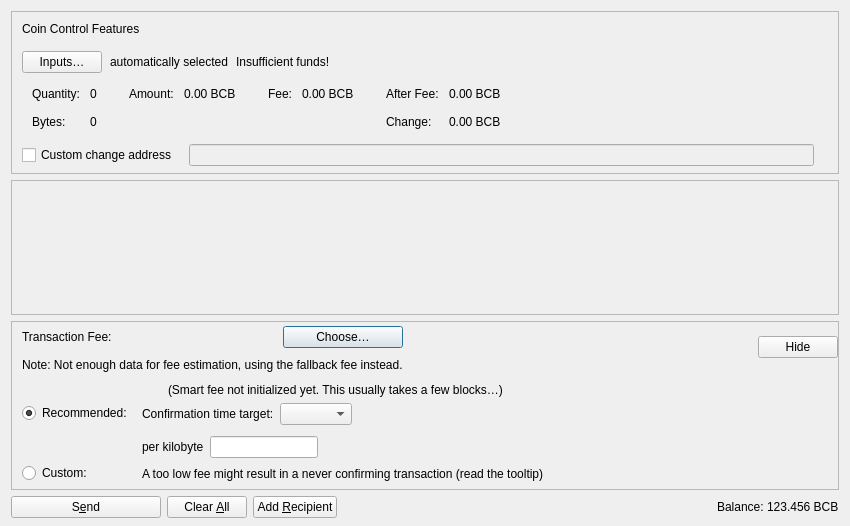
<?xml version="1.0" encoding="UTF-8"?>
<ui version="4.0">
 <class>SendCoinsDialog</class>
 <widget class="QDialog" name="SendCoinsDialog">
  <property name="geometry">
   <rect>
    <x>0</x>
    <y>0</y>
    <width>850</width>
    <height>526</height>
   </rect>
  </property>
  <property name="windowTitle">
   <string>Send Coins</string>
  </property>
  <layout class="QVBoxLayout" name="verticalLayout" stretch="0,1,0,0">
   <property name="bottomMargin">
    <number>8</number>
   </property>
   <item>
    <widget class="QFrame" name="frameCoinControl">
     <property name="sizePolicy">
      <sizepolicy hsizetype="Expanding" vsizetype="Expanding">
       <horstretch>0</horstretch>
       <verstretch>0</verstretch>
      </sizepolicy>
     </property>
     <property name="maximumSize">
      <size>
       <width>16777215</width>
       <height>16777215</height>
      </size>
     </property>
     <property name="frameShape">
      <enum>QFrame::StyledPanel</enum>
     </property>
     <property name="frameShadow">
      <enum>QFrame::Sunken</enum>
     </property>
     <layout class="QVBoxLayout" name="verticalLayoutCoinControl2">
      <property name="spacing">
       <number>0</number>
      </property>
      <property name="leftMargin">
       <number>0</number>
      </property>
      <property name="topMargin">
       <number>0</number>
      </property>
      <property name="rightMargin">
       <number>0</number>
      </property>
      <property name="bottomMargin">
       <number>6</number>
      </property>
      <item>
       <layout class="QVBoxLayout" name="verticalLayoutCoinControl" stretch="0,0,0,0,1">
        <property name="spacing">
         <number>0</number>
        </property>
        <property name="leftMargin">
         <number>10</number>
        </property>
        <property name="topMargin">
         <number>10</number>
        </property>
        <item>
         <layout class="QHBoxLayout" name="horizontalLayoutCoinControl1">
          <property name="bottomMargin">
           <number>15</number>
          </property>
          <item>
           <widget class="QLabel" name="labelCoinControlFeatures">
            <property name="sizePolicy">
             <sizepolicy hsizetype="Preferred" vsizetype="Maximum">
              <horstretch>0</horstretch>
              <verstretch>0</verstretch>
             </sizepolicy>
            </property>
            <property name="text">
             <string>Coin Control Features</string>
            </property>
           </widget>
          </item>
         </layout>
        </item>
        <item>
         <layout class="QHBoxLayout" name="horizontalLayoutCoinControl2" stretch="0,0,0,0">
          <property name="spacing">
           <number>8</number>
          </property>
          <property name="bottomMargin">
           <number>10</number>
          </property>
          <item>
           <widget class="QPushButton" name="pushButtonCoinControl">
            <property name="styleSheet">
             <string notr="true"/>
            </property>
            <property name="text">
             <string>Inputs…</string>
            </property>
            <property name="autoDefault">
             <bool>false</bool>
            </property>
           </widget>
          </item>
          <item>
           <widget class="QLabel" name="labelCoinControlAutomaticallySelected">
            <property name="text">
             <string>automatically selected</string>
            </property>
            <property name="margin">
             <number>5</number>
            </property>
           </widget>
          </item>
          <item>
           <widget class="QLabel" name="labelCoinControlInsuffFunds">
            <property name="text">
             <string>Insufficient funds!</string>
            </property>
            <property name="margin">
             <number>5</number>
            </property>
           </widget>
          </item>
          <item>
           <spacer name="horizontalSpacerCoinControl">
            <property name="orientation">
             <enum>Qt::Horizontal</enum>
            </property>
            <property name="sizeHint" stdset="0">
             <size>
              <width>40</width>
              <height>1</height>
             </size>
            </property>
           </spacer>
          </item>
         </layout>
        </item>
        <item>
         <widget class="QWidget" name="widgetCoinControl" native="true">
          <property name="sizePolicy">
           <sizepolicy hsizetype="Preferred" vsizetype="Preferred">
            <horstretch>0</horstretch>
            <verstretch>0</verstretch>
           </sizepolicy>
          </property>
          <property name="minimumSize">
           <size>
            <width>0</width>
            <height>0</height>
           </size>
          </property>
          <property name="styleSheet">
           <string notr="true"/>
          </property>
          <layout class="QHBoxLayout" name="horizontalLayoutCoinControl5">
           <property name="leftMargin">
            <number>0</number>
           </property>
           <property name="topMargin">
            <number>0</number>
           </property>
           <property name="rightMargin">
            <number>0</number>
           </property>
           <property name="bottomMargin">
            <number>0</number>
           </property>
           <item>
            <layout class="QHBoxLayout" name="horizontalLayoutCoinControl3" stretch="0,0,0,1">
             <property name="spacing">
              <number>20</number>
             </property>
             <property name="topMargin">
              <number>0</number>
             </property>
             <property name="bottomMargin">
              <number>10</number>
             </property>
             <item>
              <layout class="QFormLayout" name="formLayoutCoinControl1">
               <property name="labelAlignment">
                <set>Qt::AlignLeft|Qt::AlignVCenter</set>
               </property>
               <property name="horizontalSpacing">
                <number>10</number>
               </property>
               <property name="verticalSpacing">
                <number>14</number>
               </property>
               <property name="leftMargin">
                <number>10</number>
               </property>
               <property name="topMargin">
                <number>4</number>
               </property>
               <property name="rightMargin">
                <number>6</number>
               </property>
               <item row="0" column="0">
                <widget class="QLabel" name="labelCoinControlQuantityText">
                 <property name="text">
                  <string>Quantity:</string>
                 </property>
                 <property name="margin">
                  <number>0</number>
                 </property>
                </widget>
               </item>
               <item row="0" column="1">
                <widget class="QLabel" name="labelCoinControlQuantity">
                 <property name="cursor">
                  <cursorShape>IBeamCursor</cursorShape>
                 </property>
                 <property name="contextMenuPolicy">
                  <enum>Qt::ActionsContextMenu</enum>
                 </property>
                 <property name="text">
                  <string notr="true">0</string>
                 </property>
                 <property name="margin">
                  <number>0</number>
                 </property>
                 <property name="textInteractionFlags">
                  <set>Qt::LinksAccessibleByMouse|Qt::TextSelectableByKeyboard|Qt::TextSelectableByMouse</set>
                 </property>
                </widget>
               </item>
               <item row="1" column="0">
                <widget class="QLabel" name="labelCoinControlBytesText">
                 <property name="text">
                  <string>Bytes:</string>
                 </property>
                </widget>
               </item>
               <item row="1" column="1">
                <widget class="QLabel" name="labelCoinControlBytes">
                 <property name="cursor">
                  <cursorShape>IBeamCursor</cursorShape>
                 </property>
                 <property name="contextMenuPolicy">
                  <enum>Qt::ActionsContextMenu</enum>
                 </property>
                 <property name="text">
                  <string notr="true">0</string>
                 </property>
                 <property name="textInteractionFlags">
                  <set>Qt::LinksAccessibleByMouse|Qt::TextSelectableByKeyboard|Qt::TextSelectableByMouse</set>
                 </property>
                </widget>
               </item>
              </layout>
             </item>
             <item>
              <layout class="QFormLayout" name="formLayoutCoinControl2">
               <property name="horizontalSpacing">
                <number>10</number>
               </property>
               <property name="verticalSpacing">
                <number>14</number>
               </property>
               <property name="leftMargin">
                <number>6</number>
               </property>
               <property name="topMargin">
                <number>4</number>
               </property>
               <property name="rightMargin">
                <number>6</number>
               </property>
               <item row="0" column="0">
                <widget class="QLabel" name="labelCoinControlAmountText">
                 <property name="text">
                  <string>Amount:</string>
                 </property>
                 <property name="margin">
                  <number>0</number>
                 </property>
                </widget>
               </item>
               <item row="0" column="1">
                <widget class="QLabel" name="labelCoinControlAmount">
                 <property name="cursor">
                  <cursorShape>IBeamCursor</cursorShape>
                 </property>
                 <property name="contextMenuPolicy">
                  <enum>Qt::ActionsContextMenu</enum>
                 </property>
                 <property name="text">
                  <string notr="true">0.00 BCB</string>
                 </property>
                 <property name="textInteractionFlags">
                  <set>Qt::LinksAccessibleByMouse|Qt::TextSelectableByKeyboard|Qt::TextSelectableByMouse</set>
                 </property>
                </widget>
               </item>
              </layout>
             </item>
             <item>
              <layout class="QFormLayout" name="formLayoutCoinControl3">
               <property name="horizontalSpacing">
                <number>10</number>
               </property>
               <property name="verticalSpacing">
                <number>14</number>
               </property>
               <property name="leftMargin">
                <number>6</number>
               </property>
               <property name="topMargin">
                <number>4</number>
               </property>
               <property name="rightMargin">
                <number>6</number>
               </property>
               <item row="0" column="0">
                <widget class="QLabel" name="labelCoinControlFeeText">
                 <property name="text">
                  <string>Fee:</string>
                 </property>
                 <property name="margin">
                  <number>0</number>
                 </property>
                </widget>
               </item>
               <item row="0" column="1">
                <widget class="QLabel" name="labelCoinControlFee">
                 <property name="cursor">
                  <cursorShape>IBeamCursor</cursorShape>
                 </property>
                 <property name="contextMenuPolicy">
                  <enum>Qt::ActionsContextMenu</enum>
                 </property>
                 <property name="text">
                  <string notr="true">0.00 BCB</string>
                 </property>
                 <property name="textInteractionFlags">
                  <set>Qt::LinksAccessibleByMouse|Qt::TextSelectableByKeyboard|Qt::TextSelectableByMouse</set>
                 </property>
                </widget>
               </item>
              </layout>
             </item>
             <item>
              <layout class="QFormLayout" name="formLayoutCoinControl4">
               <property name="labelAlignment">
                <set>Qt::AlignLeft|Qt::AlignVCenter</set>
               </property>
               <property name="horizontalSpacing">
                <number>10</number>
               </property>
               <property name="verticalSpacing">
                <number>14</number>
               </property>
               <property name="leftMargin">
                <number>6</number>
               </property>
               <property name="topMargin">
                <number>4</number>
               </property>
               <property name="rightMargin">
                <number>6</number>
               </property>
               <item row="0" column="0">
                <widget class="QLabel" name="labelCoinControlAfterFeeText">
                 <property name="text">
                  <string>After Fee:</string>
                 </property>
                 <property name="margin">
                  <number>0</number>
                 </property>
                </widget>
               </item>
               <item row="0" column="1">
                <widget class="QLabel" name="labelCoinControlAfterFee">
                 <property name="cursor">
                  <cursorShape>IBeamCursor</cursorShape>
                 </property>
                 <property name="contextMenuPolicy">
                  <enum>Qt::ActionsContextMenu</enum>
                 </property>
                 <property name="text">
                  <string notr="true">0.00 BCB</string>
                 </property>
                 <property name="textInteractionFlags">
                  <set>Qt::LinksAccessibleByMouse|Qt::TextSelectableByKeyboard|Qt::TextSelectableByMouse</set>
                 </property>
                </widget>
               </item>
               <item row="1" column="0">
                <widget class="QLabel" name="labelCoinControlChangeText">
                 <property name="text">
                  <string>Change:</string>
                 </property>
                </widget>
               </item>
               <item row="1" column="1">
                <widget class="QLabel" name="labelCoinControlChange">
                 <property name="cursor">
                  <cursorShape>IBeamCursor</cursorShape>
                 </property>
                 <property name="contextMenuPolicy">
                  <enum>Qt::ActionsContextMenu</enum>
                 </property>
                 <property name="text">
                  <string notr="true">0.00 BCB</string>
                 </property>
                 <property name="textInteractionFlags">
                  <set>Qt::LinksAccessibleByMouse|Qt::TextSelectableByKeyboard|Qt::TextSelectableByMouse</set>
                 </property>
                </widget>
               </item>
              </layout>
             </item>
            </layout>
           </item>
          </layout>
         </widget>
        </item>
        <item>
         <layout class="QHBoxLayout" name="horizontalLayoutCoinControl4" stretch="0,0,0">
          <property name="spacing">
           <number>12</number>
          </property>
          <property name="sizeConstraint">
           <enum>QLayout::SetDefaultConstraint</enum>
          </property>
          <property name="topMargin">
           <number>5</number>
          </property>
          <property name="rightMargin">
           <number>5</number>
          </property>
          <item>
           <widget class="QCheckBox" name="checkBoxCoinControlChange">
            <property name="toolTip">
             <string>If this is activated, but the change address is empty or invalid, change will be sent to a newly generated address.</string>
            </property>
            <property name="text">
             <string>Custom change address</string>
            </property>
           </widget>
          </item>
          <item>
           <widget class="QValidatedLineEdit" name="lineEditCoinControlChange">
            <property name="enabled">
             <bool>false</bool>
            </property>
            <property name="sizePolicy">
             <sizepolicy hsizetype="Expanding" vsizetype="Fixed">
              <horstretch>0</horstretch>
              <verstretch>0</verstretch>
             </sizepolicy>
            </property>
           </widget>
          </item>
          <item>
           <widget class="QLabel" name="labelCoinControlChangeLabel">
            <property name="sizePolicy">
             <sizepolicy hsizetype="Preferred" vsizetype="Expanding">
              <horstretch>0</horstretch>
              <verstretch>0</verstretch>
             </sizepolicy>
            </property>
            <property name="minimumSize">
             <size>
              <width>0</width>
              <height>0</height>
             </size>
            </property>
            <property name="text">
             <string/>
            </property>
            <property name="margin">
             <number>3</number>
            </property>
           </widget>
          </item>
         </layout>
        </item>
        <item>
         <spacer name="verticalSpacerCoinControl">
          <property name="orientation">
           <enum>Qt::Vertical</enum>
          </property>
          <property name="sizeHint" stdset="0">
           <size>
            <width>800</width>
            <height>1</height>
           </size>
          </property>
         </spacer>
        </item>
       </layout>
      </item>
     </layout>
    </widget>
   </item>
   <item>
    <widget class="QScrollArea" name="scrollArea">
     <property name="widgetResizable">
      <bool>true</bool>
     </property>
     <widget class="QWidget" name="scrollAreaWidgetContents">
      <property name="geometry">
       <rect>
        <x>0</x>
        <y>0</y>
        <width>830</width>
        <height>104</height>
       </rect>
      </property>
      <layout class="QVBoxLayout" name="verticalLayout_2" stretch="0,1">
       <property name="leftMargin">
        <number>0</number>
       </property>
       <property name="topMargin">
        <number>0</number>
       </property>
       <property name="rightMargin">
        <number>0</number>
       </property>
       <property name="bottomMargin">
        <number>0</number>
       </property>
       <item>
        <layout class="QVBoxLayout" name="entries">
         <property name="spacing">
          <number>6</number>
         </property>
        </layout>
       </item>
       <item>
        <spacer name="verticalSpacer">
         <property name="orientation">
          <enum>Qt::Vertical</enum>
         </property>
         <property name="sizeHint" stdset="0">
          <size>
           <width>20</width>
           <height>40</height>
          </size>
         </property>
        </spacer>
       </item>
      </layout>
     </widget>
    </widget>
   </item>
   <item>
    <widget class="QFrame" name="frameFee">
     <property name="sizePolicy">
      <sizepolicy hsizetype="Expanding" vsizetype="Expanding">
       <horstretch>0</horstretch>
       <verstretch>0</verstretch>
      </sizepolicy>
     </property>
     <property name="maximumSize">
      <size>
       <width>16777215</width>
       <height>16777215</height>
      </size>
     </property>
     <property name="frameShape">
      <enum>QFrame::StyledPanel</enum>
     </property>
     <property name="frameShadow">
      <enum>QFrame::Sunken</enum>
     </property>
     <layout class="QVBoxLayout" name="verticalLayoutFee1">
      <property name="spacing">
       <number>0</number>
      </property>
      <property name="leftMargin">
       <number>0</number>
      </property>
      <property name="topMargin">
       <number>0</number>
      </property>
      <property name="rightMargin">
       <number>0</number>
      </property>
      <property name="bottomMargin">
       <number>0</number>
      </property>
      <item>
       <layout class="QVBoxLayout" name="verticalLayoutFee2" stretch="0,0,0">
        <property name="spacing">
         <number>0</number>
        </property>
        <property name="leftMargin">
         <number>10</number>
        </property>
        <property name="topMargin">
         <number>0</number>
        </property>
        <item>
         <layout class="QHBoxLayout" name="horizontalLayoutFee1">
          <property name="bottomMargin">
           <number>0</number>
          </property>
          <item>
           <layout class="QVBoxLayout" name="verticalLayoutFee7">
            <property name="spacing">
             <number>0</number>
            </property>
            <item>
             <spacer name="verticalSpacerSmartFee">
              <property name="orientation">
               <enum>Qt::Vertical</enum>
              </property>
              <property name="sizeType">
               <enum>QSizePolicy::Fixed</enum>
              </property>
              <property name="sizeHint" stdset="0">
               <size>
                <width>1</width>
                <height>4</height>
               </size>
              </property>
             </spacer>
            </item>
            <item>
             <layout class="QHBoxLayout" name="horizontalLayoutSmartFee">
              <property name="spacing">
               <number>10</number>
              </property>
              <item>
               <widget class="QLabel" name="labelFeeHeadline">
                <property name="sizePolicy">
                 <sizepolicy hsizetype="Preferred" vsizetype="Maximum">
                  <horstretch>0</horstretch>
                  <verstretch>0</verstretch>
                 </sizepolicy>
                </property>
                <property name="text">
                 <string>Transaction Fee:</string>
                </property>
               </widget>
              </item>
              <item>
               <widget class="QLabel" name="labelFeeMinimized">
                <property name="text">
                 <string/>
                </property>
               </widget>
              </item>
              <item>
               <widget class="QPushButton" name="buttonChooseFee">
                <property name="text">
                 <string>Choose…</string>
                </property>
               </widget>
              </item>
             </layout>
            </item>
            <item>
             <spacer name="verticalSpacer_7">
              <property name="orientation">
               <enum>Qt::Vertical</enum>
              </property>
              <property name="sizeHint" stdset="0">
               <size>
                <width>1</width>
                <height>10</height>
               </size>
              </property>
             </spacer>
            </item>
            <item>
             <widget class="QLabel" name="fallbackFeeWarningLabel">
              <property name="toolTip">
               <string>Using the fallbackfee can result in sending a transaction that will take several hours or days (or never) to confirm. Consider choosing your fee manually or wait until you have validated the complete chain.</string>
              </property>
              <property name="text">
               <string>Note: Not enough data for fee estimation, using the fallback fee instead.</string>
              </property>
              <property name="wordWrap">
               <bool>false</bool>
              </property>
             </widget>
            </item>
            <item>
             <spacer name="verticalSpacer_5">
              <property name="orientation">
               <enum>Qt::Vertical</enum>
              </property>
              <property name="sizeHint" stdset="0">
               <size>
                <width>1</width>
                <height>1</height>
               </size>
              </property>
             </spacer>
            </item>
           </layout>
          </item>
          <item>
           <spacer name="horizontalSpacer_4">
            <property name="orientation">
             <enum>Qt::Horizontal</enum>
            </property>
            <property name="sizeHint" stdset="0">
             <size>
              <width>1</width>
              <height>1</height>
             </size>
            </property>
           </spacer>
          </item>
          <item>
           <widget class="QPushButton" name="buttonMinimizeFee">
            <property name="toolTip">
             <string>Hide transaction fee settings</string>
            </property>
            <property name="text">
             <string>Hide</string>
            </property>
           </widget>
          </item>
         </layout>
        </item>
        <item>
         <widget class="QFrame" name="frameFeeSelection">
          <layout class="QVBoxLayout" name="verticalLayoutFee12">
           <property name="spacing">
            <number>0</number>
           </property>
           <property name="leftMargin">
            <number>0</number>
           </property>
           <property name="topMargin">
            <number>0</number>
           </property>
           <property name="rightMargin">
            <number>0</number>
           </property>
           <property name="bottomMargin">
            <number>0</number>
           </property>
           <item>
            <layout class="QGridLayout" name="gridLayoutFee">
             <property name="topMargin">
              <number>10</number>
             </property>
             <property name="bottomMargin">
              <number>4</number>
             </property>
             <property name="horizontalSpacing">
              <number>10</number>
             </property>
             <property name="verticalSpacing">
              <number>4</number>
             </property>
             <item row="1" column="1">
              <layout class="QVBoxLayout" name="verticalLayoutFee8">
               <property name="spacing">
                <number>6</number>
               </property>
               <property name="topMargin">
                <number>3</number>
               </property>
               <item>
                <layout class="QHBoxLayout" name="horizontalLayoutFee13" stretch="0,0,1">
                 <item>
                  <widget class="QLabel" name="labelCustomPerKilobyte">
                   <property name="toolTip">
                    <string>If the custom fee is set to 1000 duffs and the transaction is only 250 bytes, then &quot;per kilobyte&quot; only pays 250 duffs in fee,&lt;br /&gt;while &quot;at least&quot; pays 1000 duffs. For transactions bigger than a kilobyte both pay by kilobyte.</string>
                   </property>
                   <property name="text">
                    <string>per kilobyte</string>
                   </property>
                  </widget>
                 </item>
                 <item>
                  <widget class="BitcoinAmountField" name="customFee"/>
                 </item>
                 <item>
                  <spacer name="horizontalSpacer_6">
                   <property name="orientation">
                    <enum>Qt::Horizontal</enum>
                   </property>
                   <property name="sizeHint" stdset="0">
                    <size>
                     <width>1</width>
                     <height>1</height>
                    </size>
                   </property>
                  </spacer>
                 </item>
                </layout>
               </item>
               <item>
                <layout class="QHBoxLayout" name="horizontalLayoutFee8">
                 <item>
                  <widget class="QLabel" name="labelCustomFeeWarning">
                   <property name="enabled">
                    <bool>true</bool>
                   </property>
                   <property name="toolTip">
                    <string>When there is less transaction volume than space in the blocks, miners as well as relaying nodes may enforce a minimum fee. Paying only this minimum fee is just fine, but be aware that this can result in a never confirming transaction once there is more demand for bitcoinbase transactions than the network can process.</string>
                   </property>
                   <property name="text">
                    <string>A too low fee might result in a never confirming transaction (read the tooltip)</string>
                   </property>
                  </widget>
                 </item>
                 <item>
                  <spacer name="horizontalSpacer_2">
                   <property name="orientation">
                    <enum>Qt::Horizontal</enum>
                   </property>
                   <property name="sizeHint" stdset="0">
                    <size>
                     <width>1</width>
                     <height>1</height>
                    </size>
                   </property>
                  </spacer>
                 </item>
                </layout>
               </item>
              </layout>
             </item>
             <item row="0" column="0">
              <layout class="QVBoxLayout" name="verticalLayoutFee4" stretch="0,1">
               <property name="topMargin">
                <number>20</number>
               </property>
               <property name="bottomMargin">
                <number>3</number>
               </property>
               <item>
                <widget class="QRadioButton" name="radioSmartFee">
                 <property name="text">
                  <string>Recommended:</string>
                 </property>
                 <property name="checked">
                  <bool>true</bool>
                 </property>
                 <attribute name="buttonGroup">
                  <string notr="true">groupFee</string>
                 </attribute>
                </widget>
               </item>
               <item>
                <spacer name="verticalSpacer_2">
                 <property name="orientation">
                  <enum>Qt::Vertical</enum>
                 </property>
                 <property name="sizeHint" stdset="0">
                  <size>
                   <width>1</width>
                   <height>1</height>
                  </size>
                 </property>
                </spacer>
               </item>
              </layout>
             </item>
             <item row="1" column="0">
              <layout class="QVBoxLayout" name="verticalLayoutFee9" stretch="0,1">
               <property name="topMargin">
                <number>30</number>
               </property>
               <item>
                <widget class="QRadioButton" name="radioCustomFee">
                 <property name="text">
                  <string>Custom:</string>
                 </property>
                 <attribute name="buttonGroup">
                  <string notr="true">groupFee</string>
                 </attribute>
                </widget>
               </item>
               <item>
                <spacer name="verticalSpacer_6">
                 <property name="orientation">
                  <enum>Qt::Vertical</enum>
                 </property>
                 <property name="sizeHint" stdset="0">
                  <size>
                   <width>1</width>
                   <height>1</height>
                  </size>
                 </property>
                </spacer>
               </item>
              </layout>
             </item>
             <item row="0" column="1">
              <layout class="QVBoxLayout" name="verticalLayoutFee3" stretch="0,0,1">
               <property name="spacing">
                <number>6</number>
               </property>
               <property name="topMargin">
                <number>0</number>
               </property>
               <property name="bottomMargin">
                <number>3</number>
               </property>
               <item>
                <layout class="QHBoxLayout" name="horizontalLayoutFee12">
                 <item>
                  <widget class="QLabel" name="labelSmartFee">
                   <property name="text">
                    <string/>
                   </property>
                  </widget>
                 </item>
                 <item>
                  <widget class="QLabel" name="labelFeeEstimation">
                   <property name="text">
                    <string/>
                   </property>
                  </widget>
                 </item>
                 <item>
                  <widget class="QLabel" name="labelSmartFee2">
                   <property name="text">
                    <string>(Smart fee not initialized yet. This usually takes a few blocks…)</string>
                   </property>
                  </widget>
                 </item>
                 <item>
                  <spacer name="horizontalSpacer_5">
                   <property name="orientation">
                    <enum>Qt::Horizontal</enum>
                   </property>
                   <property name="sizeHint" stdset="0">
                    <size>
                     <width>1</width>
                     <height>1</height>
                    </size>
                   </property>
                  </spacer>
                 </item>
                </layout>
               </item>
               <item>
                <layout class="QHBoxLayout" name="horizontalLayoutFee9">
                 <item>
                  <layout class="QVBoxLayout" name="verticalLayoutFee6">
                   <item>
                    <widget class="QLabel" name="labelSmartFee3">
                     <property name="text">
                      <string>Confirmation time target:</string>
                     </property>
                    </widget>
                   </item>
                  </layout>
                 </item>
                 <item>
                  <layout class="QVBoxLayout" name="verticalLayoutFee5">
                   <property name="rightMargin">
                    <number>30</number>
                   </property>
                   <item>
                    <layout class="QHBoxLayout" name="horizontalLayoutConfTarget">
                     <property name="bottomMargin">
                      <number>0</number>
                     </property>
                     <item>
                      <widget class="QComboBox" name="confTargetSelector"/>
                     </item>
                     <item>
                      <spacer name="horizontalSpacerConfTarget">
                       <property name="orientation">
                        <enum>Qt::Horizontal</enum>
                       </property>
                       <property name="sizeHint" stdset="0">
                        <size>
                         <width>40</width>
                         <height>20</height>
                        </size>
                       </property>
                      </spacer>
                     </item>
                    </layout>
                   </item>
                  </layout>
                 </item>
                </layout>
               </item>
               <item>
                <spacer name="verticalSpacer_4">
                 <property name="orientation">
                  <enum>Qt::Vertical</enum>
                 </property>
                 <property name="sizeHint" stdset="0">
                  <size>
                   <width>1</width>
                   <height>1</height>
                  </size>
                 </property>
                </spacer>
               </item>
              </layout>
             </item>
            </layout>
           </item>
          </layout>
         </widget>
        </item>
        <item>
         <spacer name="verticalSpacerFee">
          <property name="orientation">
           <enum>Qt::Vertical</enum>
          </property>
          <property name="sizeHint" stdset="0">
           <size>
            <width>800</width>
            <height>1</height>
           </size>
          </property>
         </spacer>
        </item>
       </layout>
      </item>
     </layout>
    </widget>
   </item>
   <item>
    <layout class="QHBoxLayout" name="horizontalLayout">
     <item>
      <widget class="QPushButton" name="sendButton">
       <property name="minimumSize">
        <size>
         <width>150</width>
         <height>0</height>
        </size>
       </property>
       <property name="toolTip">
        <string>Confirm the send action</string>
       </property>
       <property name="text">
        <string>S&amp;end</string>
       </property>
       <property name="autoDefault">
        <bool>false</bool>
       </property>
       <property name="default">
        <bool>false</bool>
       </property>
      </widget>
     </item>
     <item>
      <widget class="QPushButton" name="clearButton">
       <property name="sizePolicy">
        <sizepolicy hsizetype="Minimum" vsizetype="Fixed">
         <horstretch>0</horstretch>
         <verstretch>0</verstretch>
        </sizepolicy>
       </property>
       <property name="toolTip">
        <string>Clear all fields of the form.</string>
       </property>
       <property name="text">
        <string>Clear &amp;All</string>
       </property>
       <property name="autoDefault">
        <bool>false</bool>
       </property>
      </widget>
     </item>
     <item>
      <widget class="QPushButton" name="addButton">
       <property name="toolTip">
        <string>Send to multiple recipients at once</string>
       </property>
       <property name="text">
        <string>Add &amp;Recipient</string>
       </property>
       <property name="autoDefault">
        <bool>false</bool>
       </property>
      </widget>
     </item>
     <item>
      <spacer name="horizontalSpacer">
       <property name="orientation">
        <enum>Qt::Horizontal</enum>
       </property>
       <property name="sizeHint" stdset="0">
        <size>
         <width>40</width>
         <height>20</height>
        </size>
       </property>
      </spacer>
     </item>
     <item>
      <layout class="QHBoxLayout" name="horizontalLayout_2">
       <property name="spacing">
        <number>3</number>
       </property>
       <item>
        <widget class="QLabel" name="labelBalanceName">
         <property name="text">
          <string>Balance:</string>
         </property>
        </widget>
       </item>
       <item>
        <widget class="QLabel" name="labelBalance">
         <property name="sizePolicy">
          <sizepolicy hsizetype="Preferred" vsizetype="Preferred">
           <horstretch>0</horstretch>
           <verstretch>0</verstretch>
          </sizepolicy>
         </property>
         <property name="cursor">
          <cursorShape>IBeamCursor</cursorShape>
         </property>
         <property name="text">
          <string notr="true">123.456 BCB</string>
         </property>
         <property name="textInteractionFlags">
          <set>Qt::LinksAccessibleByMouse|Qt::TextSelectableByKeyboard|Qt::TextSelectableByMouse</set>
         </property>
        </widget>
       </item>
      </layout>
     </item>
    </layout>
   </item>
  </layout>
 </widget>
 <customwidgets>
  <customwidget>
   <class>QValidatedLineEdit</class>
   <extends>QLineEdit</extends>
   <header>qt/qvalidatedlineedit.h</header>
  </customwidget>
  <customwidget>
   <class>BitcoinAmountField</class>
   <extends>QLineEdit</extends>
   <header>qt/bitcoinamountfield.h</header>
   <container>1</container>
  </customwidget>
 </customwidgets>
 <resources>
  <include location="../bitcoinbase.qrc"/>
 </resources>
 <connections/>
 <buttongroups>
  <buttongroup name="groupFee"/>
 </buttongroups>
</ui>
